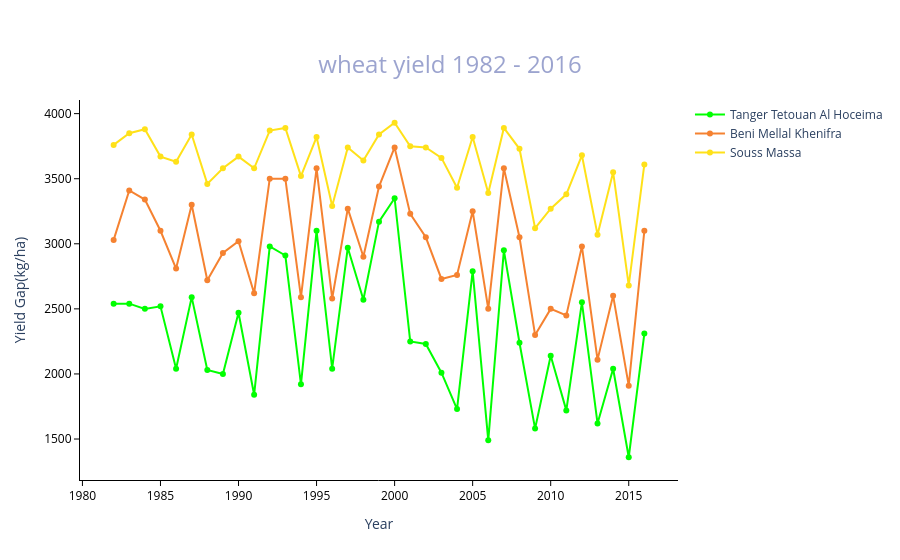

This figure's notebook cell:
### Code cell
fig = go.Figure()
#Layout Setting
layout = go.Layout(
title=dict(text = "wheat yield 1982 - 2016",x=0.5,y=0.90),
title_font_size=24,
title_font_color='#9ca4cf',
xaxis=dict(
title = 'Year',
showgrid=False, # Hide Gridlines
showline=True, # Show X-Axis
linecolor='black', # Color of X-axis
tickfont_color='black', #Color of ticks
showticklabels=True, #Show X labels
dtick=5,
ticks='outside',
tickcolor='black',
),
yaxis=dict(
title = 'Yield Gap(kg/ha)',
showgrid=False,
showline=True,
linecolor='black',
tickfont_color='black',
showticklabels=True,
ticks='outside',
tickcolor='black',
),
paper_bgcolor='white',
plot_bgcolor='white',
hovermode='closest',

)

fig = go.Figure(layout=layout)
#


fig.add_trace(go.Scatter(y = all['Tanger Tetouan Al Hoceima']['YG (Mueller)']* 1000,x = all.index,
                                    name = 'Tanger Tetouan Al Hoceima',mode='lines+markers', line_color='#00ff00'))
fig.add_trace(go.Scatter(y =all['Beni Mellal Khenifra']['YG (Mueller)']* 1000,x = all.index,
                                    name = 'Beni Mellal Khenifra',mode='lines+markers', line_color='#f58231'))

#fig.add_trace(go.Scatter(y = all['Morocco']['YG (Mueller)']* 1000,x = all.index,
 #                                   name = 'Morocco',mode='lines+markers', line_color='#aaffc3'))

fig.add_trace(go.Scatter(y = all['Souss Massa']['YG (Mueller)'] * 1000,x = all.index,
                                    name = 'Souss Massa',mode='lines+markers', line_color='#ffe119'))
iplot(fig)

### Figure 1 — Plotly figure (JSON) as saved in the notebook; plotly's stock layout.template omitted (floating-point values rounded to 4 significant figures)
{"data": [{"line": {"color": "#00ff00"}, "mode": "lines+markers", "name": "Tanger Tetouan Al Hoceima", "type": "scatter", "x": [1982, 1983, 1984, 1985, 1986, 1987, 1988, 1989, 1990, 1991, 1992, 1993, 1994, 1995, 1996, 1997, 1998, 1999, 2000, 2001, 2002, 2003, 2004, 2005, 2006, 2007, 2008, 2009, 2010, 2011, 2012, 2013, 2014, 2015, 2016], "y": [2540, 2540, 2500, 2520, 2040, 2590, 2030.0, 2000, 2470, 1840, 2980, 2910, 1920, 3100, 2040, 2970, 2570, 3170, 3350, 2250, 2230, 2010.0, 1730, 2790, 1490, 2950, 2240, 1580, 2140, 1720, 2550, 1620, 2040, 1360, 2310]}, {"line": {"color": "#f58231"}, "mode": "lines+markers", "name": "Beni Mellal Khenifra", "type": "scatter", "x": [1982, 1983, 1984, 1985, 1986, 1987, 1988, 1989, 1990, 1991, 1992, 1993, 1994, 1995, 1996, 1997, 1998, 1999, 2000, 2001, 2002, 2003, 2004, 2005, 2006, 2007, 2008, 2009, 2010, 2011, 2012, 2013, 2014, 2015, 2016], "y": [3030, 3410, 3340, 3100, 2810, 3300, 2720, 2930, 3020, 2620, 3500, 3500, 2590, 3580, 2580, 3270, 2900, 3440, 3740, 3230, 3050, 2730, 2760, 3250, 2500, 3580, 3050, 2300, 2500, 2450, 2980, 2110, 2600, 1910, 3100]}, {"line": {"color": "#ffe119"}, "mode": "lines+markers", "name": "Souss Massa", "type": "scatter", "x": [1982, 1983, 1984, 1985, 1986, 1987, 1988, 1989, 1990, 1991, 1992, 1993, 1994, 1995, 1996, 1997, 1998, 1999, 2000, 2001, 2002, 2003, 2004, 2005, 2006, 2007, 2008, 2009, 2010, 2011, 2012, 2013, 2014, 2015, 2016], "y": [3760, 3850, 3880, 3670, 3630, 3840, 3460, 3580, 3670, 3580, 3870, 3890, 3520, 3820, 3290, 3740, 3640, 3840, 3930, 3750, 3740, 3660, 3430, 3820, 3390, 3890, 3730, 3120, 3270, 3380, 3680, 3070, 3550, 2680, 3610]}], "layout": {"hovermode": "closest", "paper_bgcolor": "white", "plot_bgcolor": "white", "title": {"font": {"color": "#9ca4cf", "size": 24}, "text": "wheat yield 1982 - 2016", "x": 0.5, "y": 0.9}, "xaxis": {"dtick": 5, "linecolor": "black", "showgrid": false, "showline": true, "showticklabels": true, "tickcolor": "black", "tickfont": {"color": "black"}, "ticks": "outside", "title": {"text": "Year"}}, "yaxis": {"linecolor": "black", "showgrid": false, "showline": true, "showticklabels": true, "tickcolor": "black", "tickfont": {"color": "black"}, "ticks": "outside", "title": {"text": "Yield Gap(kg/ha)"}}}}
